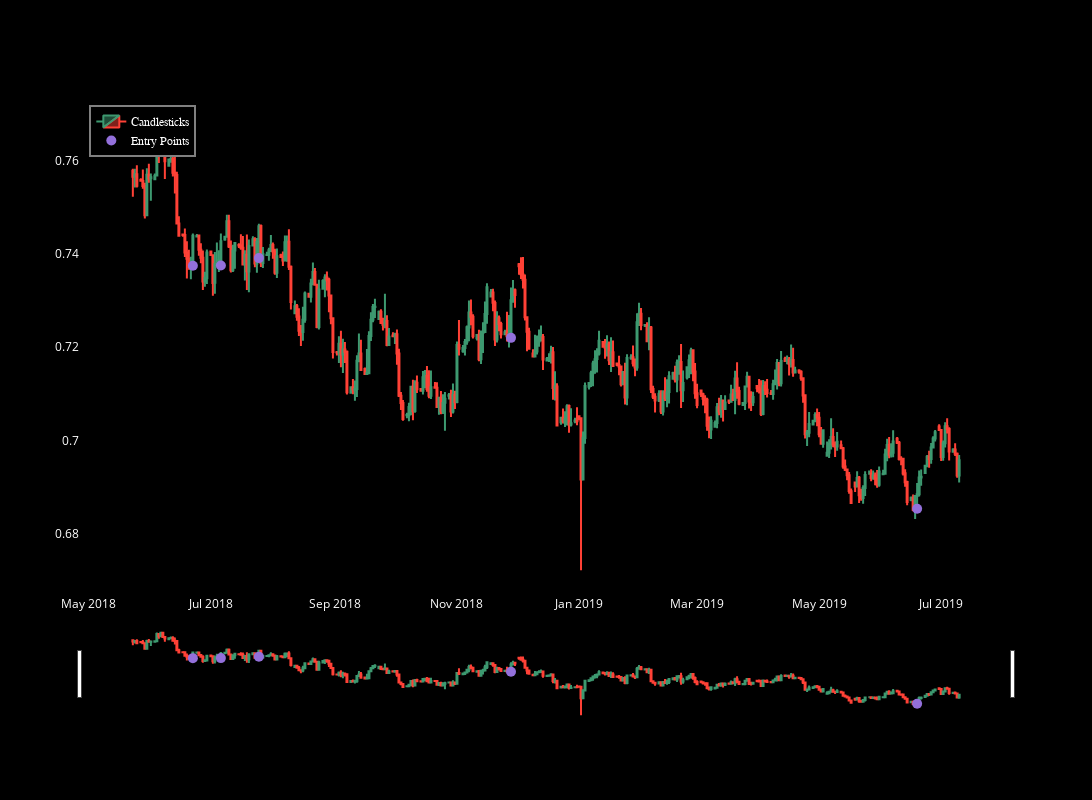

This figure's notebook cell:
### Code cell
plot_candlestick_with_signals(dataframes[0], start_index=300, num_rows=355)

### Figure 1 — Plotly figure (JSON) as saved in the notebook; plotly's stock layout.template omitted (floating-point values rounded to 4 significant figures; data arrays with more than 128 entries replaced by an {"elided": "..."} marker saying what was removed)
{"data": [{"close": {"elided": "355 float values"}, "high": {"elided": "355 float values"}, "low": {"elided": "355 float values"}, "name": "Candlesticks", "open": {"elided": "355 float values"}, "type": "candlestick", "x": {"elided": "355 str values"}, "xaxis": "x", "yaxis": "y"}, {"marker": {"color": "MediumPurple", "size": 10, "symbol": "circle"}, "mode": "markers", "name": "Entry Points", "type": "scatter", "x": {"elided": "355 str values"}, "xaxis": "x", "y": {"elided": "355 float values"}, "yaxis": "y"}], "layout": {"font": {"color": "white"}, "height": 800, "legend": {"bgcolor": "black", "bordercolor": "gray", "borderwidth": 2, "font": {"color": "white", "family": "sans-serif", "size": 12}, "traceorder": "normal", "x": 0.01, "y": 0.99}, "paper_bgcolor": "black", "plot_bgcolor": "black", "showlegend": true, "width": 1200, "xaxis": {"anchor": "y", "domain": [0, 1], "showgrid": false, "zeroline": false}, "yaxis": {"anchor": "x", "domain": [0, 1], "showgrid": false, "zeroline": false}}}
